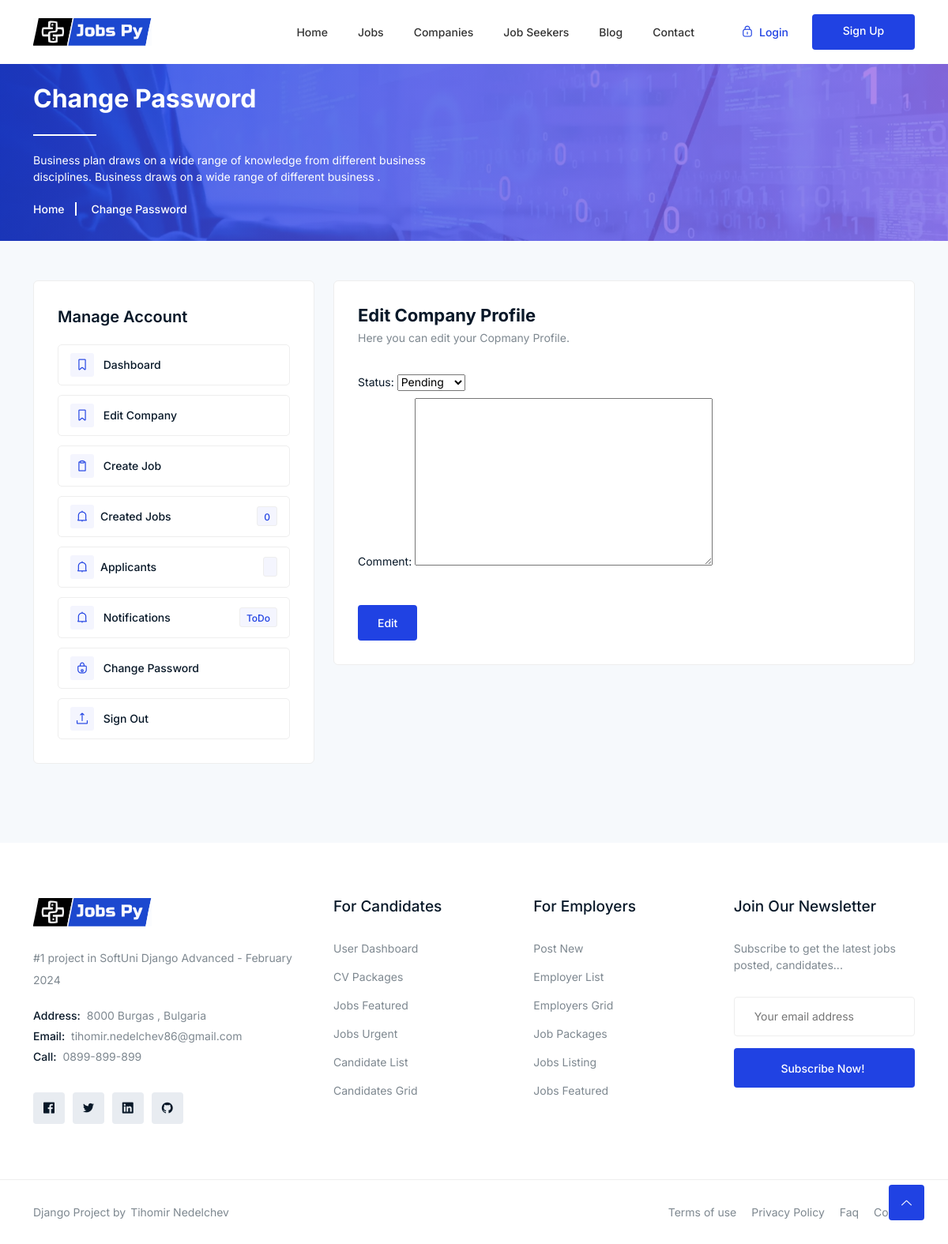
The page /company/change-status/1/ on the database as committed earlier.
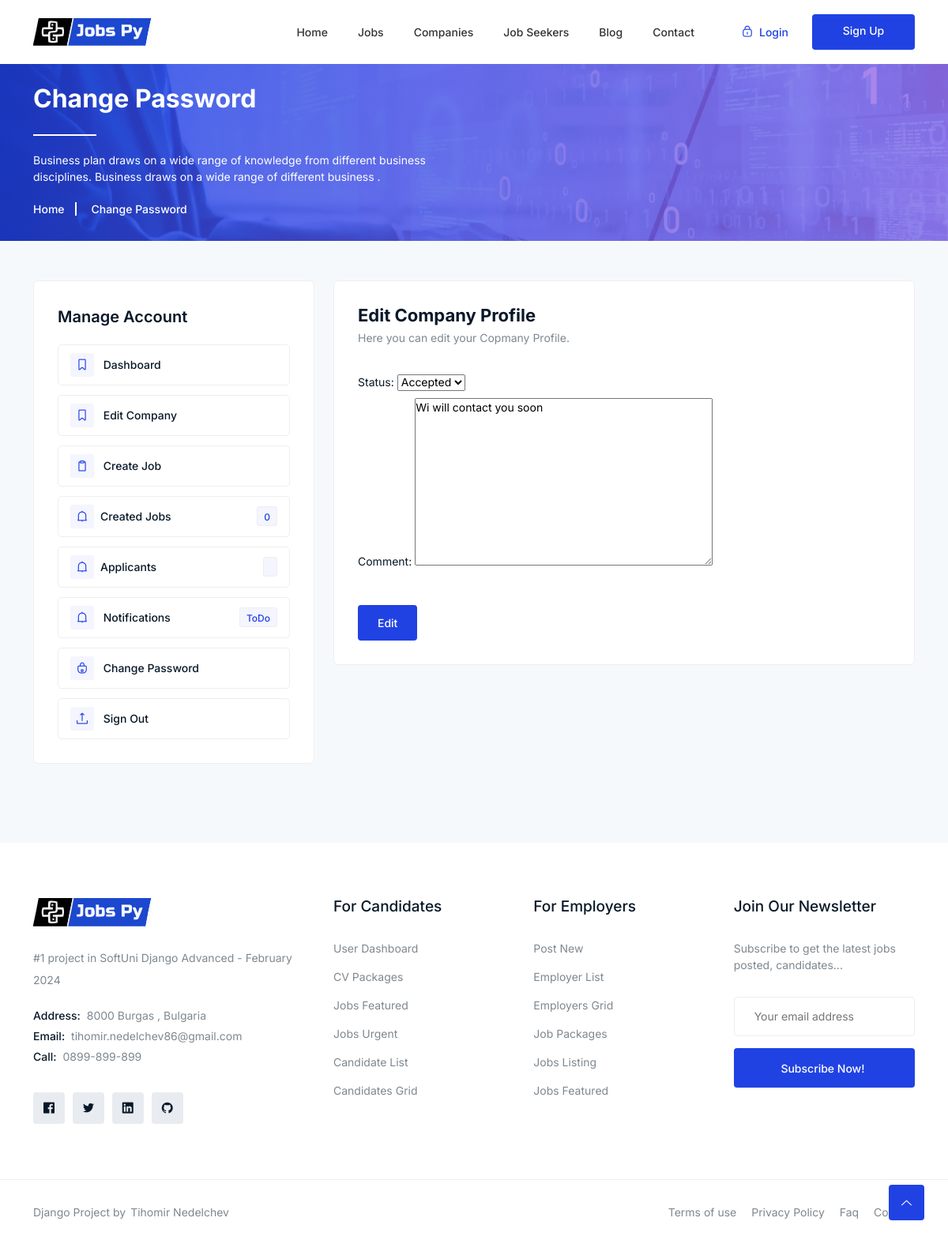
The same page on the database as committed later.
### jobsPy/jobs/models.py (models this page shows, shortened)
class Applicant(models.Model):
    user = models.ForeignKey(UserModel, on_delete=models.CASCADE)
    job = models.ForeignKey(Job, on_delete=models.CASCADE, related_name="applicants")
    created_at = models.DateTimeField(auto_now_add=True)
    comment = models.TextField(blank=True, null=True)
    status = models.SmallIntegerField(default=1)
    class Meta:
        ordering = ["id"]
        unique_together = ["user", "job"]

### jobsPy/jobs/views.py (the view, shortened to what this page needs)
# urls.py: path('change-status/<int:pk>/', ChangeStatus.as_view(), name="change-status"),
class ChangeStatus(UpdateView):
    model = Applicant
    template_name = "jobs/change_status.html"
    form_class = ChangeStatus

### jobsPy/jobs/forms.py
class ChangeStatus(ModelForm):
    class Meta:
        model = Applicant
        fields = ["status", "comment"]
    status = ChoiceField(choices=statusChoice)

### templates/jobs/change_status.html (shortened to what this page needs)
{% extends 'base.html' %}
{% load static %}
{% block main_content %}
    <div class="breadcrumbs overlay">
        <div class="container">
            <div class="row">
                <div class="col-12">
                    <div class="breadcrumbs-content">
                        <h1 class="page-title">Change Password</h1>
                        <p>Business plan draws on a wide range of knowledge from different business<br> disciplines.
                            Business draws on a wide range of different business .</p>
                    </div>
                    <ul class="breadcrumb-nav">
                        <li><a href="index.html">Home</a></li>
                        <li>Change Password</li>
                    </ul>
                </div>
            </div>
        </div>
    </div>
    <div class="change-password section">
        <div class="container">
            <div class="alerts-inner">
                <div class="row">
                    {% include "company/company-menu.html" %}
                    <div class="col-lg-8">
                        <div class="password-content">
                            <h3>Edit Company Profile</h3>
                            <p>Here you can edit your Copmany Profile.</p>
                            <form method="post" action="{% url 'change-status' object.pk %}" enctype="multipart/form-data">
                                <div class="row">
                                {{ form.as_p }}
                                    <div class="col-lg-12">
                                        <div class="button">
                                            <button class="btn">Edit</button>
                                        </div>
                                    </div>
                                </div>
                            </form>
                        </div>
                    </div>
                </div>
            </div>
        </div>
    </div>
 {% endblock %}

Rows that differ between the two databases and show on the page:
changed Applicant: status "Pending" → "Accepted"; comment (not shown) → "Wi will contact you soon"
